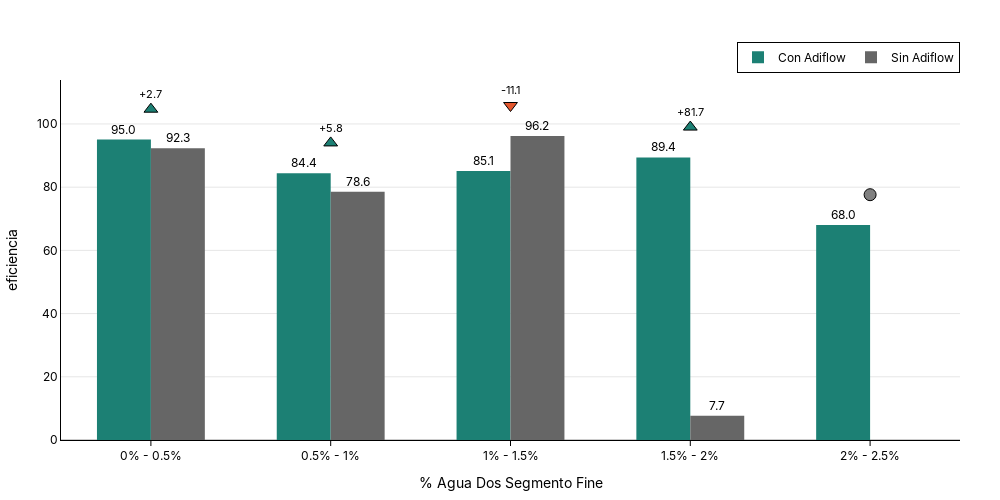

Source (notebook cell):
### Code cell
fig = plot_bar(df=data_dosis_agua.round(2),
         x_col="% Agua Dos Segmento Fine",
         y_col="eficiencia",
         group_col="Inclusión adiflow",
         order_x=['0% - 0.5%', '0.5% - 1%', '1% - 1.5%', '1.5% - 2%', '2% - 2.5%'],
         cat_base="Sin Adiflow",
         show_delta=True,
         hover_data_cols=["tot_ton_pel"])
fig.show()
s3.save_plotly_html(fig, "eficiencia_dosis_agua.html")

### Figure 1 — Plotly figure (JSON) as saved in the notebook; plotly's stock layout.template omitted (floating-point values rounded to 4 significant figures)
{"data": [{"customdata": [["0% - 0.5%", "Con Adiflow", "1053.96"], ["0.5% - 1%", "Con Adiflow", "3274.43"], ["1% - 1.5%", "Con Adiflow", "1922.25"], ["1.5% - 2%", "Con Adiflow", "72.98"], ["2% - 2.5%", "Con Adiflow", "3.98"]], "hovertemplate": "<b>% Agua Dos Segmento Fine:</b> %{customdata[0]}<br><b>eficiencia:</b> %{y:.1f}<br><b>Inclusión adiflow:</b> %{customdata[1]}<br><b>tot_ton_pel:</b> %{customdata[2]}<extra></extra>", "marker": {"color": "#1C8074", "line": {"width": 0}}, "name": "Con Adiflow", "text": [95.05, 84.38, 85.13, 89.39, 68], "textposition": "outside", "texttemplate": "%{text:.1f}", "type": "bar", "x": ["0% - 0.5%", "0.5% - 1%", "1% - 1.5%", "1.5% - 2%", "2% - 2.5%"], "y": [95.05, 84.38, 85.13, 89.39, 68]}, {"customdata": [["0% - 0.5%", "Sin Adiflow", "1550.11"], ["0.5% - 1%", "Sin Adiflow", "3453.43"], ["1% - 1.5%", "Sin Adiflow", "1264.93"], ["1.5% - 2%", "Sin Adiflow", "57.27"]], "hovertemplate": "<b>% Agua Dos Segmento Fine:</b> %{customdata[0]}<br><b>eficiencia:</b> %{y:.1f}<br><b>Inclusión adiflow:</b> %{customdata[1]}<br><b>tot_ton_pel:</b> %{customdata[2]}<extra></extra>", "marker": {"color": "#666666", "line": {"width": 0}}, "name": "Sin Adiflow", "text": [92.34, 78.56, 96.22, 7.69], "textposition": "outside", "texttemplate": "%{text:.1f}", "type": "bar", "x": ["0% - 0.5%", "0.5% - 1%", "1% - 1.5%", "1.5% - 2%"], "y": [92.34, 78.56, 96.22, 7.69]}, {"hoverinfo": "skip", "marker": {"color": ["#1C8074", "#1C8074", "#E4572E", "#1C8074", "gray"], "line": {"color": "black", "width": 1}, "size": 12, "symbol": ["triangle-up", "triangle-up", "triangle-down", "triangle-up", "circle"]}, "mode": "markers+text", "showlegend": false, "text": ["+2.7", "+5.8", "-11.1", "+81.7", ""], "textfont": {"color": "black", "size": 11}, "textposition": "top center", "type": "scatter", "x": ["0% - 0.5%", "0.5% - 1%", "1% - 1.5%", "1.5% - 2%", "2% - 2.5%"], "y": [104.7, 94.0, 105.8, 99.01, 77.62]}], "layout": {"bargap": 0.4, "barmode": "group", "font": {"color": "black", "family": "Inter, Arial, sans-serif"}, "height": 500, "hoverlabel": {"bgcolor": "white", "bordercolor": "black", "font": {"color": "black"}}, "legend": {"bgcolor": "rgba(255,255,255,0.8)", "bordercolor": "black", "borderwidth": 1, "font": {"color": "black"}, "orientation": "h", "title": {"text": ""}, "x": 1, "xanchor": "right", "y": 1.02, "yanchor": "bottom"}, "margin": {"b": 40, "l": 40, "r": 40, "t": 80}, "paper_bgcolor": "rgba(0,0,0,0)", "plot_bgcolor": "rgba(0,0,0,0)", "title": {"font": {"color": "black"}, "text": "<b><b>", "x": 0.5, "xanchor": "center", "y": 0.95, "yanchor": "top"}, "width": 1000, "xaxis": {"categoryarray": ["0% - 0.5%", "0.5% - 1%", "1% - 1.5%", "1.5% - 2%", "2% - 2.5%"], "categoryorder": "array", "linecolor": "black", "linewidth": 1, "showline": true, "tickcolor": "black", "tickfont": {"color": "black"}, "ticks": "outside", "title": {"font": {"color": "black"}, "text": "% Agua Dos Segmento Fine"}}, "yaxis": {"gridcolor": "rgba(0,0,0,0.1)", "linecolor": "black", "linewidth": 1, "showgrid": true, "showline": true, "tickfont": {"color": "black"}, "title": {"font": {"color": "black"}, "text": "eficiencia"}, "zeroline": true, "zerolinecolor": "rgba(0,0,0,0.2)"}}}
